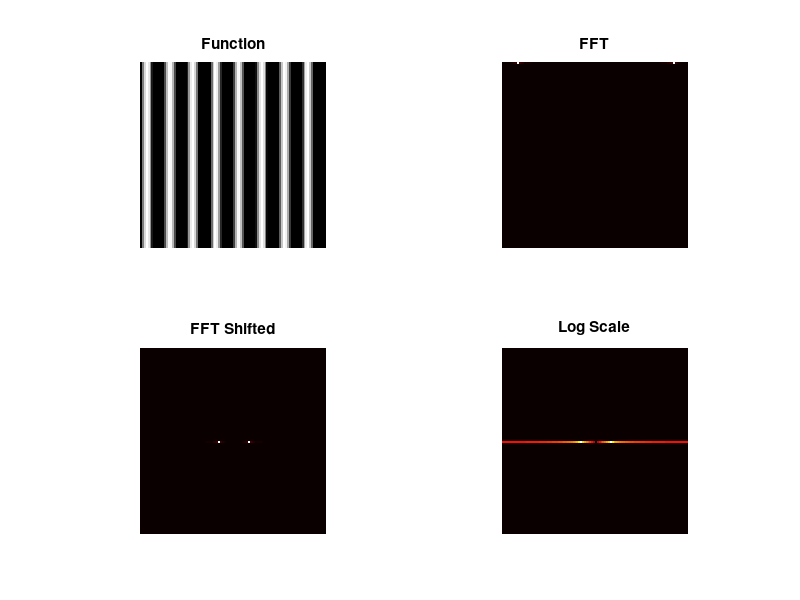
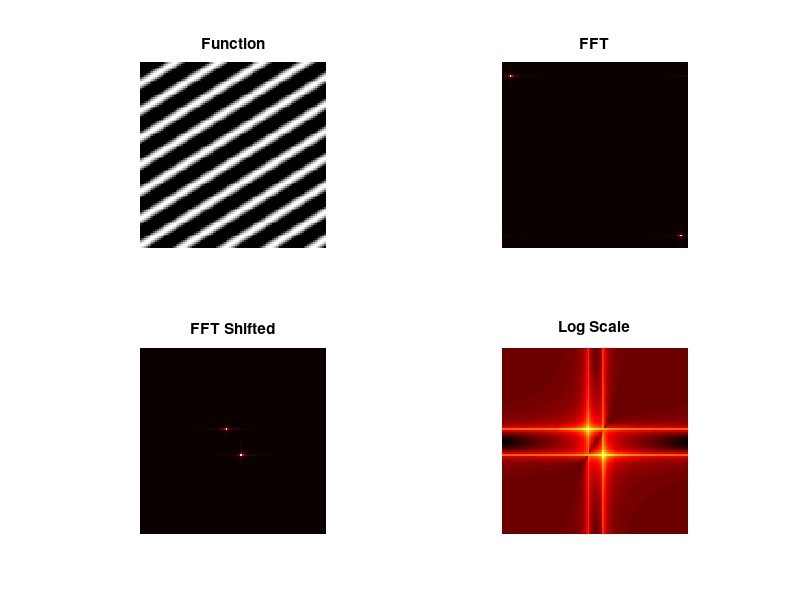
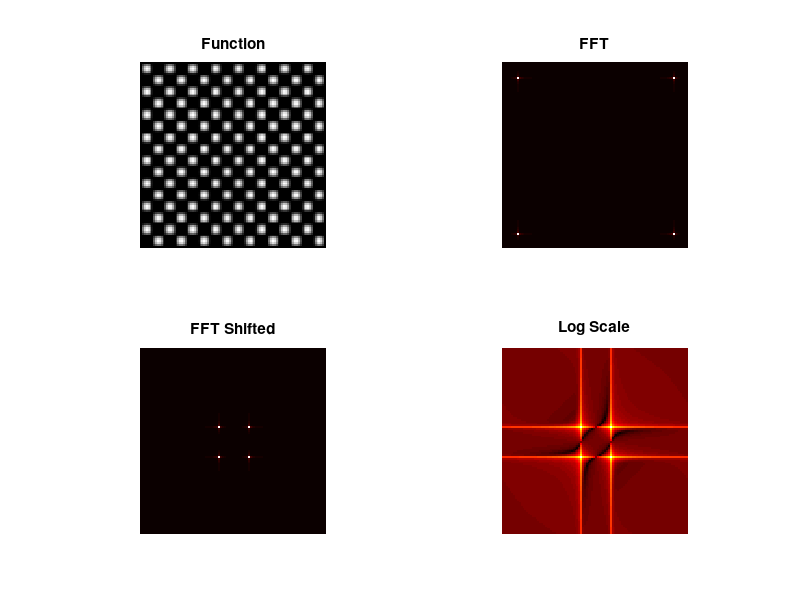
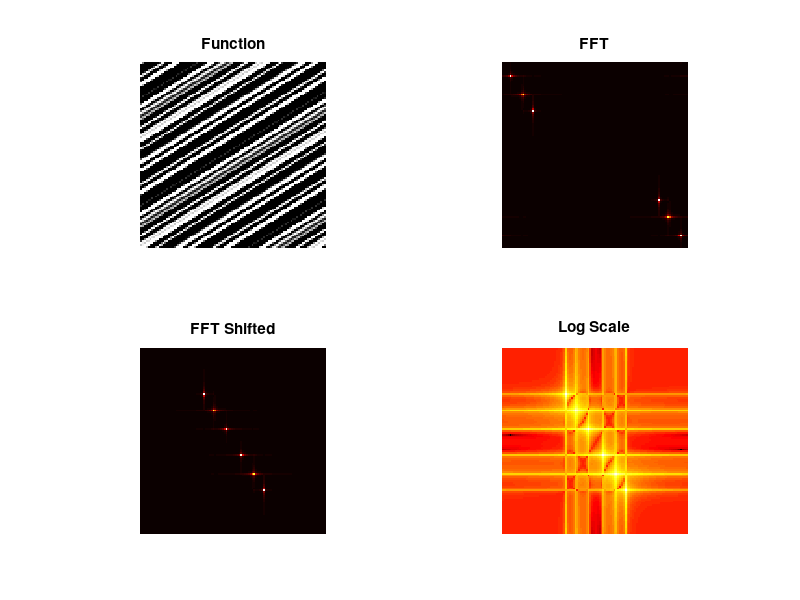

The MATLAB source for these figures, in order:
% create 2D sinusoid
N = 100;
x = linspace(-1,1,N);
y = x;
[X,Y] = meshgrid(x,y);
f = 4; %frequency
z = sin(2*pi*4*X);
figure(1);
subplot(2,2,1);
imshow(z);
title("Function");

% apply fft
FA = fft2(z);
subplot(2,2,2);
imagesc(abs(FA));
title("FFT")
colormap hot;
axis off;
axis equal;
axis image;

% apply fftshift
FAshifted = fftshift(FA);
subplot(2,2,3);
imagesc(abs(FAshifted))
title("FFT Shifted")
colormap hot;
axis equal;
axis off;
axis image;

% log
subplot(2,2,4);
imagesc(log(abs(FAshifted + 1)));
title("Log Scale")
colormap hot;
axis equal;
axis off;
axis image;

% pattern combination
theta = 45;
A = sin(2*pi*4*(Y*sin(theta) + X*cos(theta)));
figure(2);
subplot(2,2,1);
imshow(A);
title("Function");

% apply fft
FA = fft2(A);
subplot(2,2,2);
imagesc(abs(FA));
title("FFT")
colormap hot;
axis off;
axis equal;
axis image;

% apply fftshift
FAshifted = fftshift(FA);
subplot(2,2,3);
imagesc(abs(FAshifted))
title("FFT Shifted")
colormap hot;
axis equal;
axis off;
axis image;

% log
subplot(2,2,4);
imagesc(log(abs(FAshifted + 1)));
title("Log Scale")
colormap hot;
axis equal;
axis off;
axis image;

Z = sin(2*pi*f*X).*sin(2*pi*f*Y);
figure(3);
subplot(2,2,1);
imshow(Z)
title("Function");

% apply fft
FA = fft2(Z);
subplot(2,2,2);
imagesc(abs(FA));
title("FFT")
colormap hot;
axis off;
axis equal;
axis image;

% apply fftshift
FAshifted = fftshift(FA);
subplot(2,2,3);
imagesc(abs(FAshifted))
title("FFT Shifted")
colormap hot;
axis equal;
axis off;
axis image;

% log
subplot(2,2,4);
imagesc(log(abs(FAshifted + 1)));
title("Log Scale")
colormap hot;
axis equal;
axis off;
axis image;

% pattern combination
Q = sin(2*pi*4*(Y*sin(theta) + X*cos(theta)));
W = sin(2*pi*10*(Y*sin(theta) + X*cos(theta)));
E = sin(2*pi*15*(Y*sin(theta) + X*cos(theta)));

G = Q+W+E;
figure(4);
subplot(2,2,1);
imshow(G)
title("Function");

% apply fft
FA = fft2(G);
subplot(2,2,2);
imagesc(abs(FA));
title("FFT")
colormap hot;
axis off;
axis equal;
axis image;

% apply fftshift
FAshifted = fftshift(FA);
subplot(2,2,3);
imagesc(abs(FAshifted))
title("FFT Shifted")
colormap hot;
axis equal;
axis off;
axis image;

% log
subplot(2,2,4);
imagesc(log(abs(FAshifted + 1)));
title("Log Scale")
colormap hot;
axis equal;
axis off;
axis image;